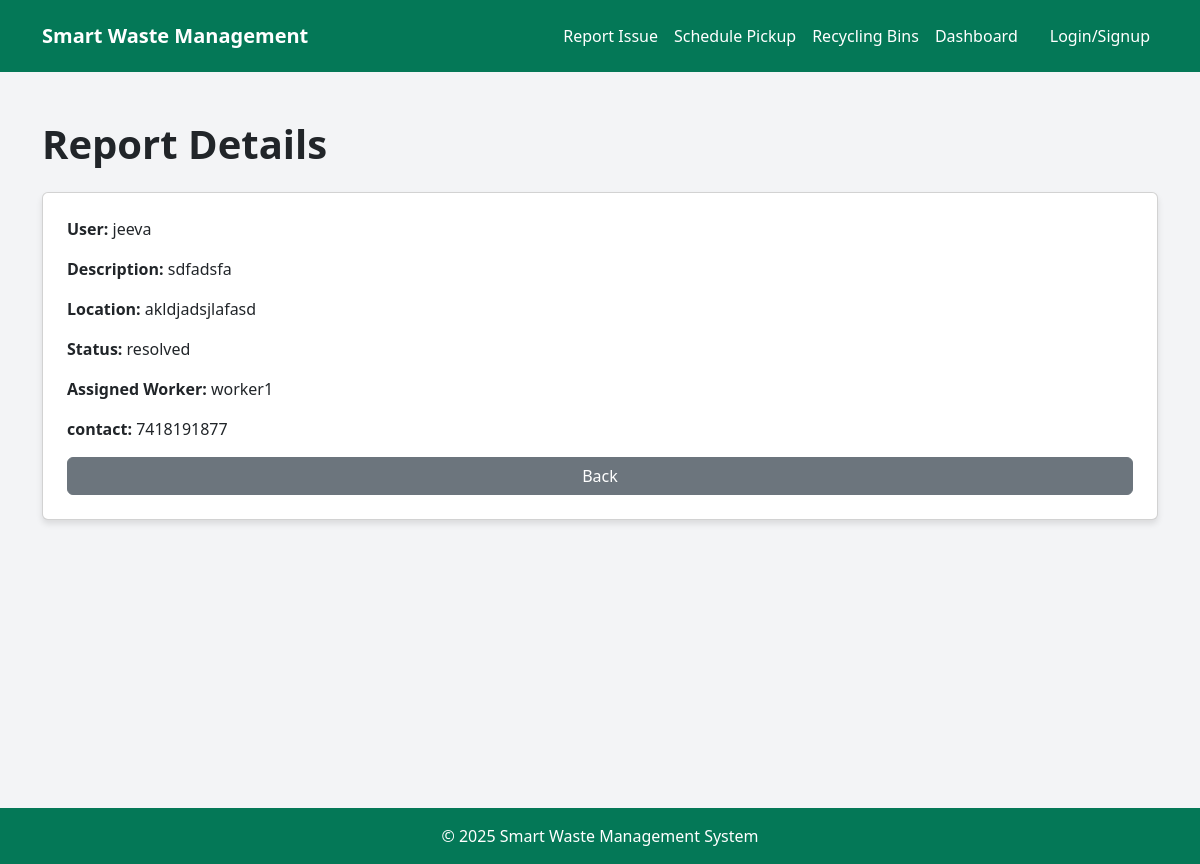
Page /admins/view-details/b9e1d91d-78d7-48d6-89cd-c381f1ce0b85/ on the committed database.
### Users/models.py (models this page shows, shortened)
class WasteReport(models.Model):
    id = models.UUIDField(primary_key=True, default=uuid.uuid4, editable=False)
    user = models.ForeignKey(settings.AUTH_USER_MODEL, on_delete=models.CASCADE, related_name="reports", limit_choices_to={'role': 'publicUser'})
    admin = models.ForeignKey(settings.AUTH_USER_MODEL, on_delete=models.CASCADE, related_name="assigned_reports", limit_choices_to={'role': 'administrator'},null=True,blank=True)
    image = models.ImageField(upload_to='waste_reports/', blank=True, null=True)
    description = models.TextField()
    location = models.CharField(max_length=255)
    status = models.CharField(max_length=20, choices=[
        ('pending', 'Pending'),
        ('assigned', 'Assigned'),
        ('resolved', 'Resolved'),
    ], default='pending')
    assigned_worker = models.ForeignKey(settings.AUTH_USER_MODEL, on_delete=models.SET_NULL, null=True, blank=True, related_name="report_tasks", limit_choices_to={'role': 'worker'})
    created_at = models.DateTimeField(auto_now_add=True)
    updated_at = models.DateTimeField(auto_now=True)

class CustomUser(AbstractUser):
    ROLE_CHOICES = [
        ('publicUser', 'User'),
        ('administrator', 'Administrator'),
        ('worker', 'Worker'),
    ]
    role = models.CharField(max_length=20, choices=ROLE_CHOICES, default='publicUser')
    mobile_number = models.CharField(max_length=15, blank=True, null=True)  # Optional field

### Admins/views.py (the view)
# urls.py: path("view-details/<uuid:report_id>/", views.view_details, name="view-details"),
def view_details(request,report_id):
    report = get_object_or_404(WasteReport, id=report_id)
    context={
        "report":report
    }
    return render(request,"Admins/view-details.html",context)

### Admins/templates/Admins/view-details.html
{% extends 'main.html' %}
{% block content %}
<main>
    <div class="container mt-5">
        <h1 class="text-start fw-bold mb-4">Report Details</h1>
        <div class="card p-4">
            <p><strong>User:</strong> {{ report.user.username }}</p>
            <p><strong>Description:</strong> {{ report.description }}</p>
            <p><strong>Location:</strong> {{ report.location }}</p>
            <p><strong>Status:</strong> {{ report.status }}</p>
            <p><strong>Assigned Worker:</strong>
                {% if report.assigned_worker %}
                    {{ report.assigned_worker.username }}
                {% else %}
                    Not Assigned
                {% endif %}
            </p>
            <p><strong>contact:</strong> {{ report.assigned_worker.mobile_number }}</p>
            <a href="{% url 'Admins:manage-report' %}" class="btn btn-secondary">Back</a>
        </div>
    </div>
</main>
{% endblock content %}

### templates/main.html (style rules this page uses)
body { background-color: #f3f4f6; }
.card { box-shadow: 0 4px 6px rgba(0, 0, 0, 0.1); }
main { min-height: 80vh; }

### rows in the picture
WasteReport: user.username "jeeva", description "sdfadsfa", location "akldjadsjlafasd", status "resolved", assigned_worker.username "worker1", assigned_worker.mobile_number "7418191877"
